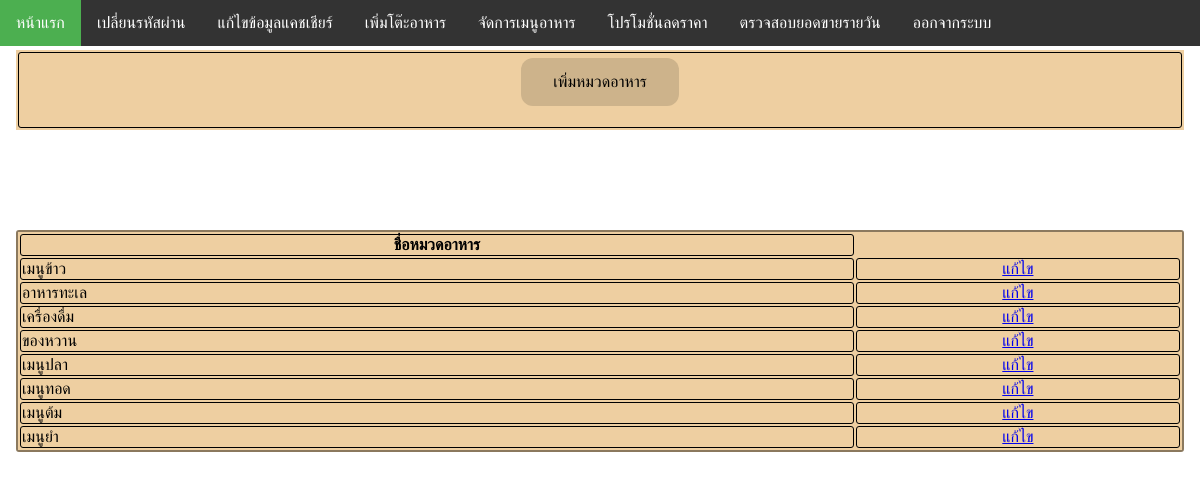
Screenshot of /sermmit/edit_menu_type.php with the database file from the repository.
### tables this page shows
CREATE TABLE `foodmenutype` (
  `type_id` int(10) NOT NULL,
  `type_name` varchar(20) NOT NULL
);

### sermmit/edit_menu_type.php (the view, shortened to what this page needs)
<html>
<head>
</head>
<body>
<ul class="ul">
	<li class="li"><a class="active" href="admin_page.php">หน้าแรก</a></li>
  <li class="li"><a  href="edit_profile_admin.php">เปลี่ยนรหัสผ่าน</a></li>
   <li class="li"><a href="deletecash.php">แก้ไขข้อมูลแคชเชียร์</a></li>
   	 <li class="li"><a href="regis_table.php">เพิ่มโต๊ะอาหาร</a></li>
 <li class="li"><a href="show_menu.php">จัดการเมนูอาหาร</a></li>
  <li class="li"><a href="edit_sale.php">โปรโมชั่นลดราคา</a></li>
   <li class="li"><a href="reportmoney.php">ตรวจสอบยอดขายรายวัน</a></li>
  <li class="li"><a href="logout.php">ออกจากระบบ</a></li>
</ul>
<div style="margin-left:auto; magin-right: auto; padding:50px 16px;height:1000px;">
<table>
<tr>
<th>
<form name="frmMain" method="post" action="regis_menu_type.php">
<button class="button button4">เพิ่มหมวดอาหาร</button>
</form></th>
</tr>
</table>
<div class="container" id="section">
<?php
$sql = "select * from foodmenutype";
$dbquery = mysql_query($sql);
?>
<table>
    <th > <div align="center">ชื่อหมวดอาหาร</div></th>
<?php
while($objResult = mysql_fetch_array($dbquery))
{
?>
  <tr>
    <td><?php
	echo $objResult["type_name"];?></td>
    <td align="center"><a href="phpMySQLEditRecordFormtype.php?typeID=<?php echo $objResult["type_id"];?>">แก้ไข</a></td>
  </tr>
<?php
}
?>
</table>
</div>
</div>
</body>
</html>

### sermmit/edit_menu_type.php (style rules this page uses)
table { background: #EECFA1; width: 100%; }
table tr td { border: 1px solid ; -webkit-border-radius: 3px; -moz-border-radius: 3px; border-radius: 3px; }
table th { border: 1px solid ; -webkit-border-radius: 3px; -moz-border-radius: 3px; border-radius: 3px; }
.container { margin: 100px auto; background: #EECFA1; border: 2px solid #8B795E; -webkit-border-radius: 3px; -moz-border-radius: 3px; border-radius: 3px; color: #000; }
.ul { list-style-type: none; margin: 0; padding: 0; overflow: hidden; background-color: #333; position: fixed; top: 0; width: 100%; left: 0; }
.li { float: left; }
.li a { display: block; color: white; text-align: center; padding: 14px 16px; text-decoration: none; }
.active { background-color: #4CAF50; }
body { margin: 0; }
.button { background-color: #CDB38B; border: none; color: #000; padding: 15px 32px; text-align: center; text-decoration: none; display: inline-block; font-size: 16px; margin: 4px 2px; cursor: pointer; }
.button4 { border-radius: 12px; }

### rows the page displays
foodmenutype: type_name "เมนูข้าว"
foodmenutype: type_name "อาหารทะเล"
foodmenutype: type_name "เครื่องดื่ม"
foodmenutype: type_name "ของหวาน"
foodmenutype: type_name "เมนูปลา"
foodmenutype: type_name "เมนูทอด"
foodmenutype: type_name "เมนูต้ม"
foodmenutype: type_name "เมนูยำ"
